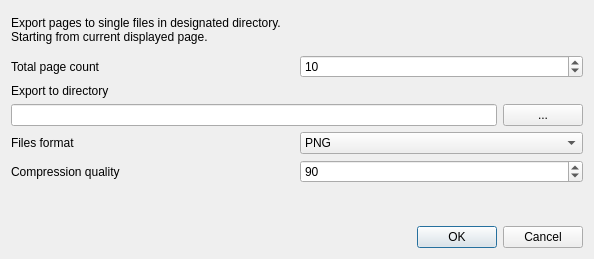
<?xml version="1.0" encoding="UTF-8"?>
<ui version="4.0">
 <class>ZExportDialog</class>
 <widget class="QDialog" name="ZExportDialog">
  <property name="geometry">
   <rect>
    <x>0</x>
    <y>0</y>
    <width>594</width>
    <height>259</height>
   </rect>
  </property>
  <property name="windowTitle">
   <string>Export pages</string>
  </property>
  <layout class="QVBoxLayout" name="verticalLayout">
   <item>
    <widget class="QLabel" name="label">
     <property name="sizePolicy">
      <sizepolicy hsizetype="Preferred" vsizetype="Expanding">
       <horstretch>0</horstretch>
       <verstretch>0</verstretch>
      </sizepolicy>
     </property>
     <property name="text">
      <string>Export pages to single files in designated directory.
Starting from current displayed page.</string>
     </property>
    </widget>
   </item>
   <item>
    <layout class="QHBoxLayout" name="horizontalLayout_3">
     <item>
      <widget class="QLabel" name="label_2">
       <property name="text">
        <string>Total page count</string>
       </property>
       <property name="buddy">
        <cstring>pageCount</cstring>
       </property>
      </widget>
     </item>
     <item>
      <widget class="QSpinBox" name="pageCount">
       <property name="minimum">
        <number>1</number>
       </property>
       <property name="maximum">
        <number>9999</number>
       </property>
       <property name="value">
        <number>10</number>
       </property>
      </widget>
     </item>
    </layout>
   </item>
   <item>
    <layout class="QVBoxLayout" name="verticalLayout_2">
     <item>
      <widget class="QLabel" name="label_3">
       <property name="text">
        <string>Export to directory</string>
       </property>
       <property name="buddy">
        <cstring>exportDir</cstring>
       </property>
      </widget>
     </item>
     <item>
      <layout class="QHBoxLayout" name="horizontalLayout_2">
       <item>
        <widget class="QLineEdit" name="exportDir">
         <property name="readOnly">
          <bool>true</bool>
         </property>
        </widget>
       </item>
       <item>
        <widget class="QPushButton" name="exportDirBtn">
         <property name="text">
          <string>...</string>
         </property>
        </widget>
       </item>
      </layout>
     </item>
    </layout>
   </item>
   <item>
    <layout class="QHBoxLayout" name="horizontalLayout_4">
     <item>
      <widget class="QLabel" name="label_4">
       <property name="text">
        <string>Files format</string>
       </property>
       <property name="buddy">
        <cstring>imageFormat</cstring>
       </property>
      </widget>
     </item>
     <item>
      <widget class="QComboBox" name="imageFormat">
       <item>
        <property name="text">
         <string>PNG</string>
        </property>
       </item>
       <item>
        <property name="text">
         <string>JPG</string>
        </property>
       </item>
       <item>
        <property name="text">
         <string>BMP</string>
        </property>
       </item>
       <item>
        <property name="text">
         <string>GIF</string>
        </property>
       </item>
      </widget>
     </item>
    </layout>
   </item>
   <item>
    <layout class="QHBoxLayout" name="horizontalLayout_5">
     <item>
      <widget class="QLabel" name="label_5">
       <property name="text">
        <string>Compression quality</string>
       </property>
       <property name="buddy">
        <cstring>imageQuality</cstring>
       </property>
      </widget>
     </item>
     <item>
      <widget class="QSpinBox" name="imageQuality">
       <property name="minimum">
        <number>1</number>
       </property>
       <property name="maximum">
        <number>100</number>
       </property>
       <property name="value">
        <number>90</number>
       </property>
      </widget>
     </item>
    </layout>
   </item>
   <item>
    <spacer name="verticalSpacer">
     <property name="orientation">
      <enum>Qt::Vertical</enum>
     </property>
     <property name="sizeHint" stdset="0">
      <size>
       <width>20</width>
       <height>27</height>
      </size>
     </property>
    </spacer>
   </item>
   <item>
    <layout class="QHBoxLayout" name="horizontalLayout">
     <item>
      <spacer name="horizontalSpacer">
       <property name="orientation">
        <enum>Qt::Horizontal</enum>
       </property>
       <property name="sizeHint" stdset="0">
        <size>
         <width>40</width>
         <height>20</height>
        </size>
       </property>
      </spacer>
     </item>
     <item>
      <widget class="QPushButton" name="pushButton">
       <property name="text">
        <string>OK</string>
       </property>
       <property name="default">
        <bool>true</bool>
       </property>
      </widget>
     </item>
     <item>
      <widget class="QPushButton" name="pushButton_2">
       <property name="text">
        <string>Cancel</string>
       </property>
      </widget>
     </item>
    </layout>
   </item>
  </layout>
 </widget>
 <tabstops>
  <tabstop>pageCount</tabstop>
  <tabstop>exportDir</tabstop>
  <tabstop>exportDirBtn</tabstop>
  <tabstop>imageFormat</tabstop>
  <tabstop>imageQuality</tabstop>
  <tabstop>pushButton</tabstop>
  <tabstop>pushButton_2</tabstop>
 </tabstops>
 <resources/>
 <connections>
  <connection>
   <sender>pushButton</sender>
   <signal>clicked()</signal>
   <receiver>ZExportDialog</receiver>
   <slot>accept()</slot>
   <hints>
    <hint type="sourcelabel">
     <x>438</x>
     <y>234</y>
    </hint>
    <hint type="destinationlabel">
     <x>187</x>
     <y>157</y>
    </hint>
   </hints>
  </connection>
  <connection>
   <sender>pushButton_2</sender>
   <signal>clicked()</signal>
   <receiver>ZExportDialog</receiver>
   <slot>reject()</slot>
   <hints>
    <hint type="sourcelabel">
     <x>541</x>
     <y>243</y>
    </hint>
    <hint type="destinationlabel">
     <x>213</x>
     <y>148</y>
    </hint>
   </hints>
  </connection>
 </connections>
</ui>
